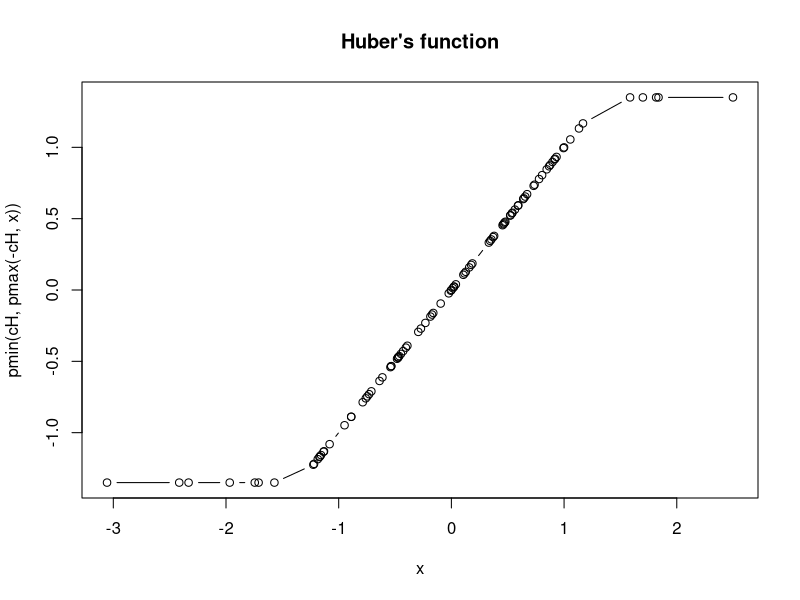
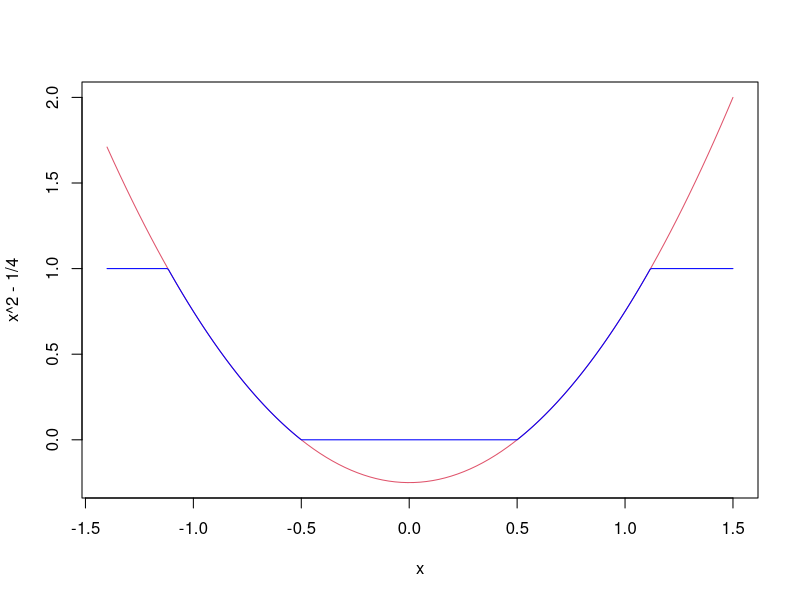
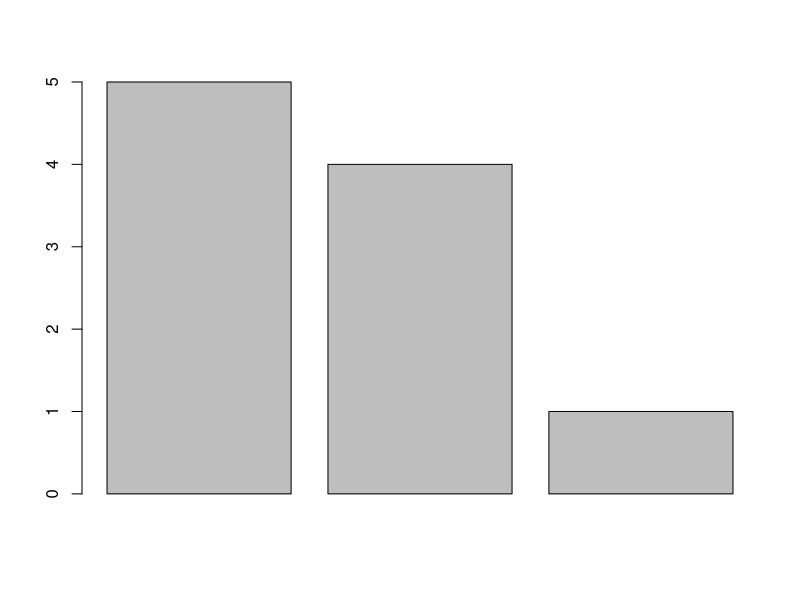
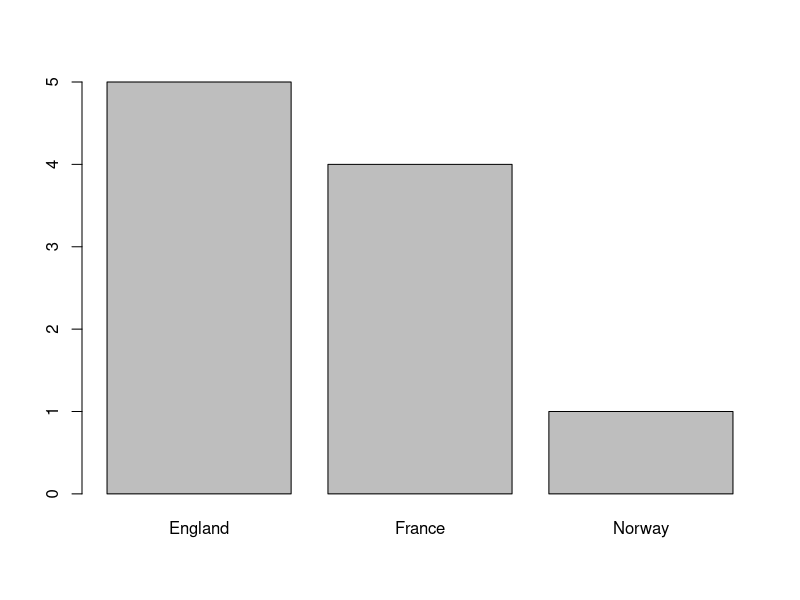
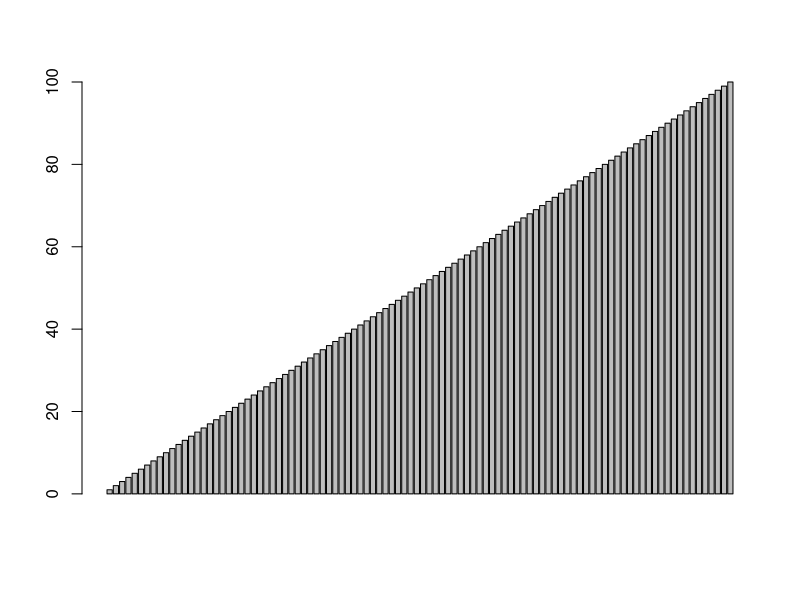
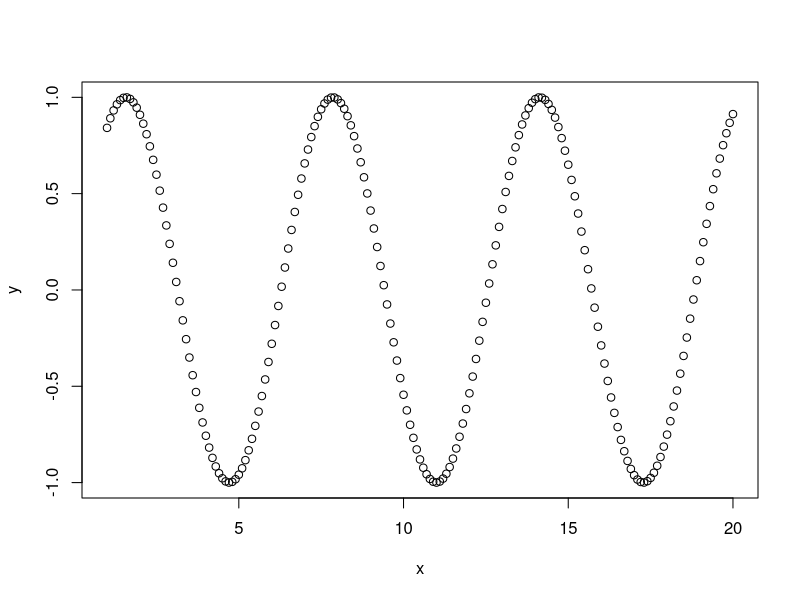
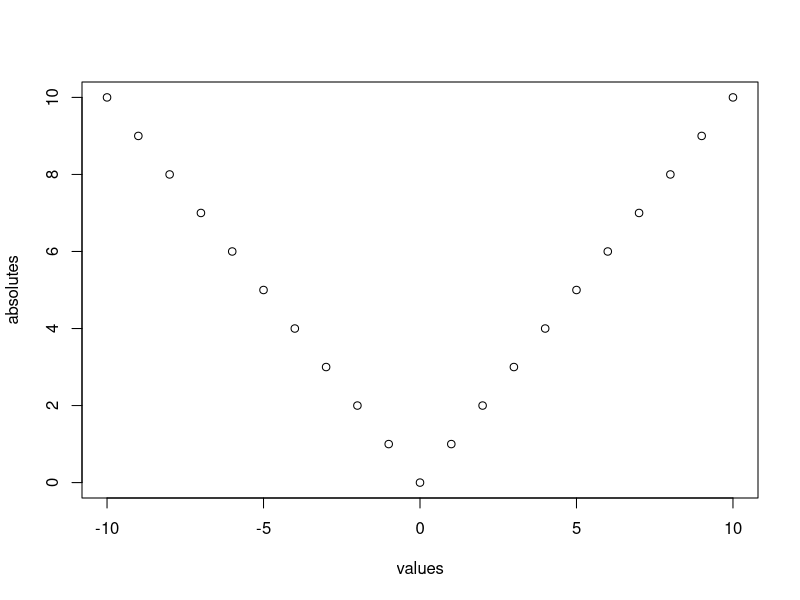
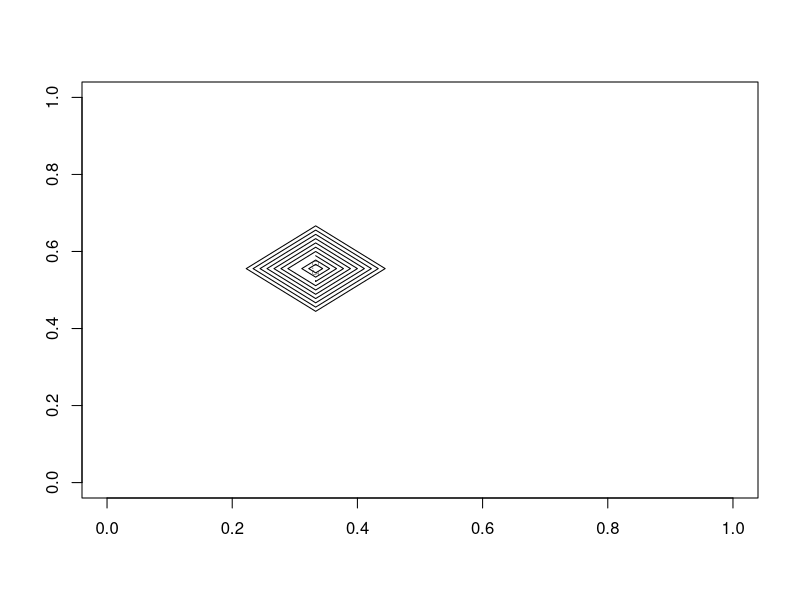

Recreate these plots in R, in order.
# try R
# Qinshili
# Chapter1
1 + 1
"Arr, matey"
6 * 7
3 < 4
2 + 2 == 5
T == TRUE
x <- 42
x / 2
x <- "Arr, matey!"
x
x <- TRUE
sum (1, 3, 5)
rep("Yo ho!", times = 3)
sqrt(16)
help(sum)
example(min)
help(rep)
list.files()
#source("bottle1.R")
#source("bottle2.R")

# Chapter2
c(4, 7, 9)
c('a', 'b', 'c')
c(1, TRUE, "three")
5:9
seq(5, 9)
seq(5, 9, 0.5)
9:5
sentence <- c('walk', 'the', 'plank')
sentence[3]
sentence[1]
sentence[3] <- "dog"
sentence[4] <- 'to'
sentence[c(1,3)]
sentence[2:4]
sentence[5:7] <- c('the', 'poop', 'deck')
sentence[6]
ranks <- 1:3
names(ranks) <- c("first", "second", "third")
ranks
ranks["first"]
ranks["third"] <- 4
vesselsSunk <- c(5, 4, 1)
barplot(vesselsSunk)
names(vesselsSunk) <- c("England", "France", "Norway")
barplot(vesselsSunk)
barplot(1:100)
a <- c(1, 2, 3)
a + 1
a / 2
a * 2
b <- c(4, 5, 6)
a + b
b - a
a == c(1, 99, 3)
a < b
sin(a)
sqrt(a)
x <- seq(1, 20, 0.1)
y <- sin(x)
plot(x, y)
values <- -10:10
absolutes <- abs(values)
plot(values, absolutes)
a <- c(1,3,NA,7, 9)
sum (a)
help(sum)
sum (a, na.rm = TRUE)

# Chapter3
matrix(0, 3, 4)
a <- 1:12
print(a)
matrix(a, 3, 4)
plank <- 1:8
dim(plank) <- c(2, 4)
print(plank)
matrix(1, 5, 5)
print(plank)
plank[2,3]
plank[1,4]
plank[1,4] <- 0
plank[2,]
plank[,4]
plank[,2:4]
elevation <- matrix(1, 10, 10)
elevation[4,6] <- 0
contour(elevation)
persp(elevation)
persp(elevation, expand = 0.2)
contour (volcano)
persp(volcano, expand = 0.2)
image(volcano)

# Chapter 4
limbs <- c(4, 3, 4, 3, 2, 4, 4, 4)
names(limbs) <- c ('One-Eye', 'Peg-leg', 'Smitty', 'Hook', 'Scooter', 'Dan', 'Mikey', 'Blackbeard')
mean(limbs)
barplot(limbs)
abline (h = mean(limbs))
limbs <- c(4, 3, 4, 3, 2, 4, 4, 14)
names(limbs) <- c('One-Eye', 'Peg-Leg', 'Smitty', 'Hook', 'Scooter', 'Dan', 'Mikey', 'Davy Jones')
mean(limbs)
barplot(limbs)
abline(h = mean(limbs))
median(limbs)
abline ( h = median(limbs))
pounds <- c(45000, 50000, 35000, 40000, 35000, 45000, 10000, 15000)
barplot(pounds)
meanValue <- mean(pounds)
abline(h = meanValue)
deviation <- sd(pounds)
abline(h = meanValue + deviation)
abline(h = meanValue - deviation)

